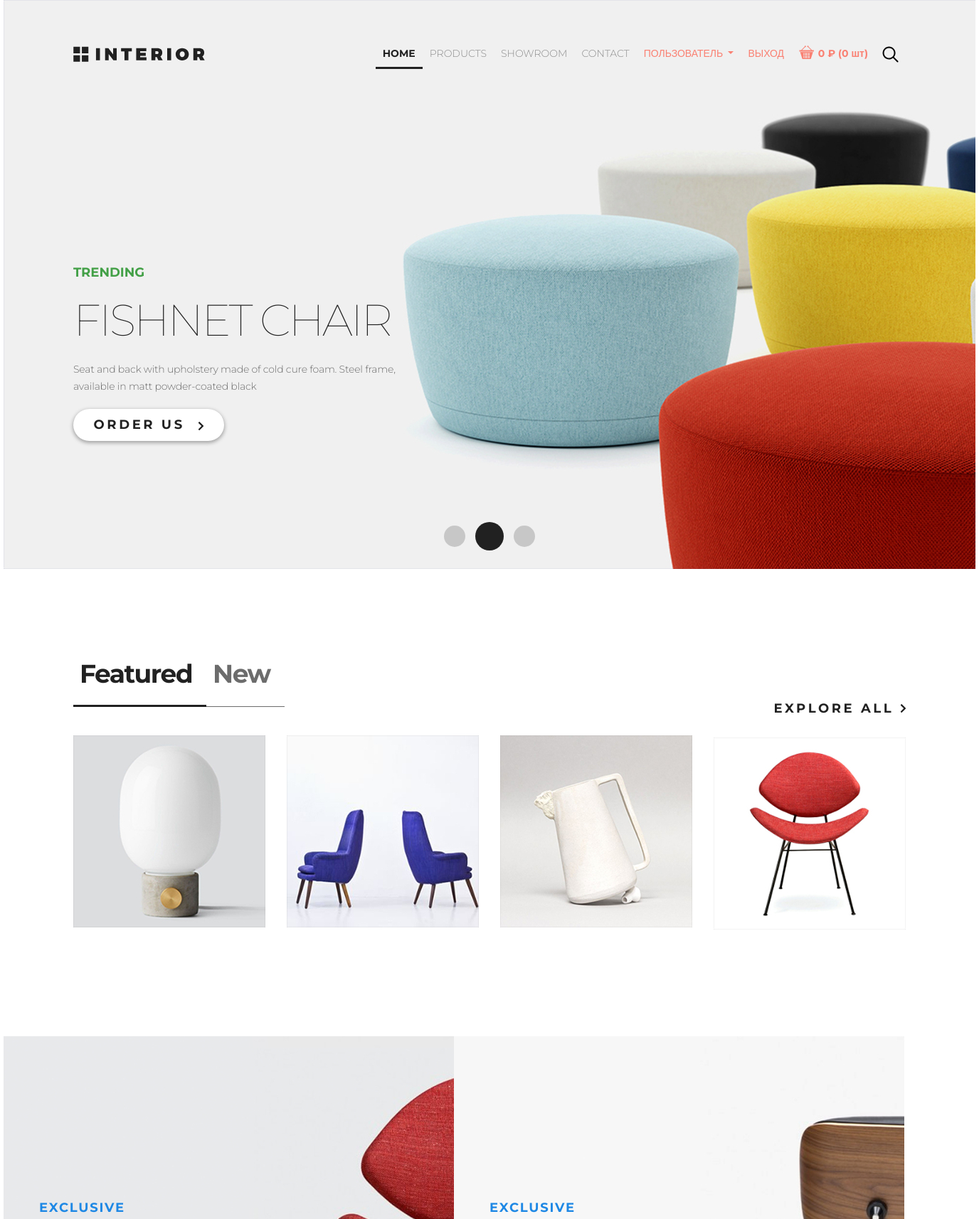
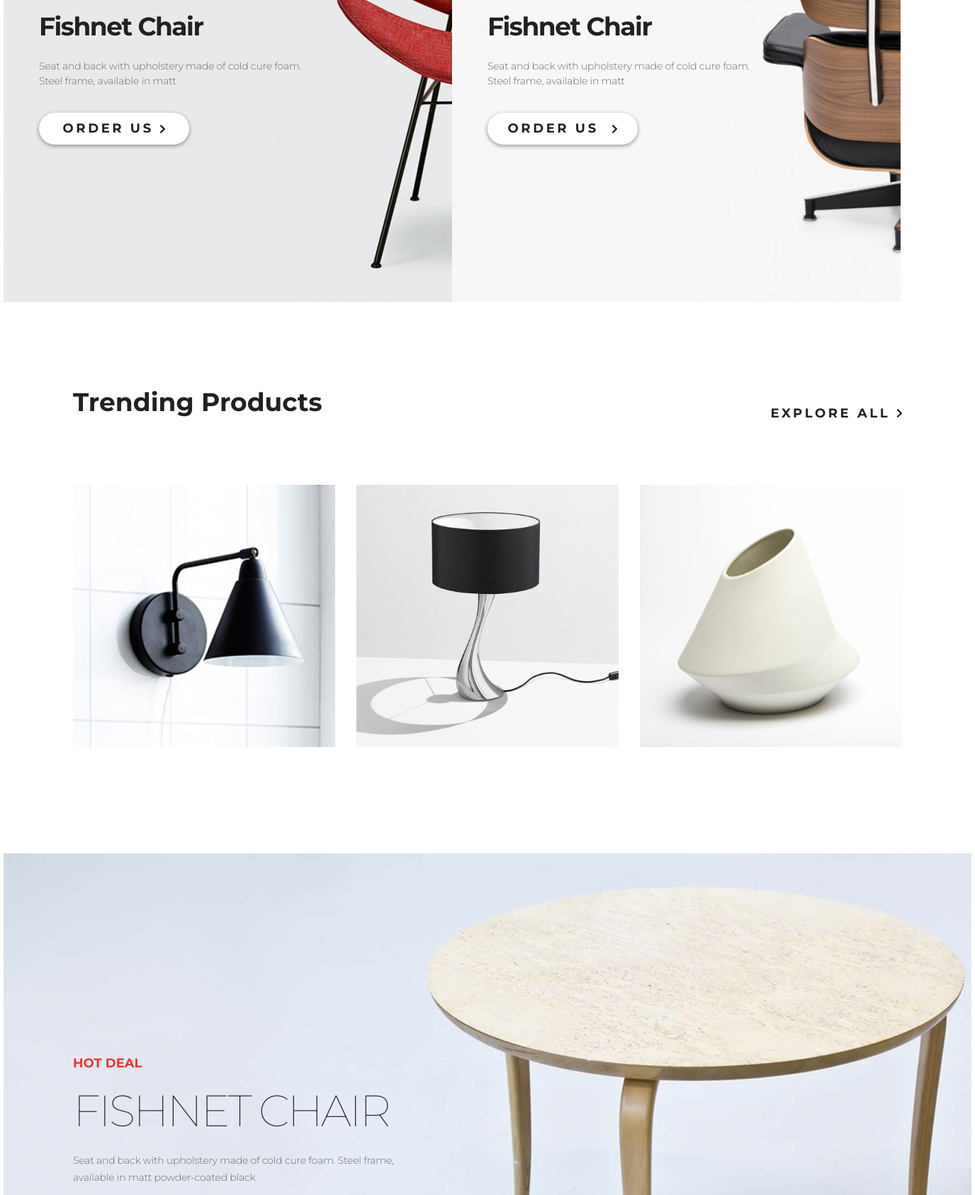
/ (signed in, upper part), run on the app's committed database (2 pictures, top to bottom).
### authapp/models.py (models this page shows, shortened)
class ShopUser(AbstractUser):
    email = models.EmailField(verbose_name='электронный адрес', unique=True)
    age = models.PositiveIntegerField(verbose_name='возраст', null=True)
    avatar = models.ImageField(upload_to=USERS_AVATARS, blank=True)
    activation_key = models.CharField(max_length=128, blank=True)
    activation_key_expires = models.DateTimeField(
        default=get_activation_key_expires
    )
    def basket_cost(self):
        return sum(item.product.price * item.quantity for item in self.user_basket.all())
    def basket_total_quantity(self):
        return sum(item.quantity for item in self.user_basket.all())
    class Meta:
        verbose_name = 'Пользователь'
        verbose_name_plural = 'Пользователи'
        ordering = ['-is_active', '-is_superuser', '-is_staff', 'username']

### mainapp/models.py (models this page shows, shortened)
class Product(models.Model):
    category = models.ForeignKey(ProductCategory,
                                 on_delete=models.CASCADE,
                                 verbose_name='категория продукта')
    name = models.CharField('имя продукта', max_length=128)
    image = models.ImageField(upload_to='products_images', blank=True)
    short_desc = models.CharField('краткое описание продукта', max_length=64, blank=True)
    description = models.TextField('описание продукта', blank=True)
    price = models.DecimalField('цена продукта', max_digits=8, decimal_places=2, default=0)
    quantity = models.PositiveIntegerField('количество на складе', default=0)
    is_active = models.BooleanField(verbose_name='активность', default=True)
    modified_date = models.DateTimeField(
        verbose_name='дата изменения', auto_now=True)
    class Meta:
        verbose_name = 'продукт'
        verbose_name_plural = 'продукты'
        ordering = ['-is_active', 'category', 'name']

### mainapp/views.py (the view)
# urls.py: path('', adminapp.UsersList.as_view(), name='index'),
def index(request):
    featured_new_products = get_products().order_by('pk')
    all_products = get_products().order_by('price')
    context = {
        'page_title': 'INTERIOR',
        'links_menu': LINKS_MENU,
        'products': all_products[:3],
        'featured_new_products': featured_new_products[:4],
    }
    return render(request, 'mainapp/index.html', context)

### mainapp/context_processors.py (called while the page is built)
def get_categories(request):
    return {
        'categories': ProductCategory.objects.filter(is_active=True),
    }

### mainapp/templatetags/my_tags.py (called while the page is built)
def media_folder_products(string):
    if not string:
        string = 'products_images/default.jpg'
    return f'{settings.MEDIA_URL}{string}'

### mainapp/views.py (called while the page is built)
def get_products():
    return Product.objects.filter(is_active=True, category__is_active=True)

### mainapp/templates/mainapp/index.html (shortened to what this page needs)
{% extends 'mainapp/base.html' %}
{% load static %}
{% load my_tags %}
{% block container %}
    <section class="slider padding-site clearfix">
        {% include 'mainapp/includes/inc__main_menu.html' %}
        <div class="slider_text">
            <p class="slider_trending">TRENDING</p>
            <h2 class="slider_h2">Fishnet Chair</h2>
            <p class="slider_content">Seat and back with upholstery made of cold cure foam. Steel
                frame, available in matt powder-coated black</p>
            <a href="{% url 'main:products' %}" class="button">Order Us
                <img class="arrow" src="{% static 'img/arrow.svg' %}" alt="arrow"></a>
        </div>
        <div class="pagination">
            <a href="{% url 'main:products' %}" class="circle"></a>
            <a href="{% url 'main:products' %}" class="circle circle__active"></a>
            <a href="{% url 'main:products' %}" class="circle"></a>
        </div>
    </section>
    <section class="products padding-site clearfix">
        <div class="products_header">
            <ul class="products-menu">
                <li class="products-menu_list">
                    <a href="{% url 'main:products' %}"
                       class="products-menu_link products-menu_link__active">Featured</a>
                </li>
                <li class="products-menu_list">
                    <a href="{% url 'main:products' %}"
                       class="products-menu_link">New</a></li>
            </ul>
            <a href="{% url 'main:catalog' pk=0 %}" class="products-explore">explore all <img
                    src="{% static 'img/arrow.svg' %}"
                    alt="image"></a>
        </div>
        {% include 'mainapp/includes/inc__featured_new_products.html' %}
    </section>
    <section class="exclusive clearfix">
        {% include 'mainapp/includes/inc__exclusive_products.html' %}
    </section>
    <section class="trending clearfix padding-site">
        <div class="trending-header clearfix">
            <h4 class="trending-h4">Trending Products</h4>
            <a href="{% url 'main:showroom' %}" class="products-explore">explore all <img
                    src="{% static 'img/arrow.svg' %}"
                    alt="image"></a>
        </div>
        <div class="trending-products trending-products_mt">
            {% include 'mainapp/includes/inc__trending_products.html' %}
        </div>
    </section>
    <section class="slider slider_bg padding-site">
        <div class="slider_text slider_text_pos">
            <p class="slider_trending slider_trending__red">Hot deal</p>
            <h2 class="slider_h2">Fishnet Chair</h2>
            <p class="slider_content">Seat and back with upholstery made of cold cure foam. Steel
                frame, available in matt powder-coated black</p>
        </div>
    </section>
{% endblock %}

### mainapp/templates/mainapp/includes/inc__main_menu.html (shortened to what this page needs)
{% load static %}
<header class="header">
    <a href="{% url 'main:index' %}"><img class="logo" src="{% static 'img/logo.svg' %}" alt="logo"></a>
    <ul class="menu clearfix">
        {% for link in links_menu.links_menu %}
            <li class="menu_list">
                <a href="{% url link.href %}"
                   class="
                   menu_link
                   {% if 'main:'|add:request.resolver_match.url_name == link.href or request.resolver_match.url_name == 'catalog' and link.name == 'products' or request.resolver_match.url_name == 'showroom_catalog' and link.name == 'showroom' or request.resolver_match.url_name == 'product_page' and link.name == 'products' %}
                   menu_link__active
                   {% endif %}
">
                    {{ link.name|upper }}
                </a>
            </li>
        {% endfor %}
        {% if user.is_authenticated %}
            <li class="menu_list">
                <div class="dropdown">
                    <a class="dropdown-toggle menu_link forms-menu" href="#" data-toggle="dropdown">
                        {{ user.first_name|default:'Пользователь' }}
                    </a>
                </div>
            </li>
            <li class="menu_list">
                <a href="{% url 'auth:logout' %}" class="menu_link forms-menu">
                    выход
                </a>
            </li>
        {% endif %}
        {% if user.is_authenticated %}
            <li class="menu_list">
                <a href="{% url 'basket:index' %}" class="menu_link forms-menu basket">
                    <span class="icon-basket"></span>
                    <span class="basket-items">{{ user.basket_cost|floatformat:0 }} &#8381; ({{ user.basket_total_quantity }} шт)</span>
                </a>
            </li>
        {% endif %}
        <li class="menu_list">
            <a href="{% url 'main:products' %}" class="menu_link"><img src="{% static 'img/search.svg' %}"
                                                                       alt="img"></a>
        </li>
    </ul>
</header>

### mainapp/templates/mainapp/includes/inc__featured_new_products.html (shortened to what this page needs)
{% load static %}
{% load my_tags %}
<ul class="products_container">
    {% for product in featured_new_products %}
        <li class="products_list"><a href="{% url 'main:product_page' product.pk %}" class="products_link">
            <img src="{{ product.image|media_folder_products }}" alt="{{ product.name }}" class="products-img">
        </a></li>
    {% endfor %}
</ul>

### mainapp/templates/mainapp/includes/inc__trending_products.html
{% load my_tags %}
{% for product in products %}
    <a class="trending-product" href="{% url 'main:product_page' product.pk %}">
        <img src="{{ product.image|media_folder_products }}" alt="{{ product.name }}"></a>
{% endfor %}

### static/css/style.css (style rules this page uses)
* { margin: 0; padding: 0; }
html { height: 100%; }
body { height: 100%; font-family: "Montserrat", sans-serif; }
.clearfix:after { content: ""; display: table; clear: both; }
.padding-site { padding-left: 98px; padding-right: 98px; }
.slider, .products, .exclusive, .trending { margin-bottom: 120px; }
.slider { height: 800px; background-image: url(../img/slider-img.jpg); position: relative; }
.logo { transition: 0.2s; }
.header { padding-top: 63px; }
.menu { float: right; }
.menu img { transition: 0.3s; }
.menu_list { list-style-type: none; float: left; }
.menu_link { color: #8c8c8c; font-size: 14px; font-weight: 300; text-transform: uppercase; text-decoration: none !important; padding: 10px 10px; transition: 0.1s; }
.menu_link__active { color: #212121; font-weight: 700; border-bottom: solid 3px #212121; }
.slider_trending { color: #43a047; font-size: 18px; font-weight: 700; text-transform: uppercase; margin-top: 283px; }
.slider_h2 { color: #212121; font-size: 62px; font-weight: 100; text-transform: uppercase; letter-spacing: -3px; }
.slider_content { color: #6c6c6c; font-size: 14px; font-weight: 300; width: 458px; margin-top: 20px; margin-bottom: 20px; line-height: 24px; letter-spacing: -0.2px; }
.button { color: #212121; font-size: 18px; font-weight: 700; text-transform: uppercase; box-shadow: 0 2px 5px 1px rgba(33, 33, 33, 0.35); border-radius: 23px; background-color: #ffffff; width: 212px; height: 45px; line-height: 45px; text-align: center; display: inline-block; text-decoration: none !important; letter-spacing: 3.6px; transition: 0.2s; }
.arrow { padding-left: 10px; }
.pagination { display: inline-block; position: absolute; width: 1170px; bottom: 19px; text-align: center; }
.circle { width: 30px; height: 30px; display: inline-block; background-color: #c7c7c7; border-radius: 50%; margin: 5px; transition: 0.2s; }
.circle__active { width: 40px; height: 40px; background-color: #212121; margin-bottom: 0; }
.products-menu { overflow: hidden; }
.products-menu_list { list-style-type: none; }
.products-menu_link { text-decoration: none !important; color: #6c6c6c; font-size: 36px; font-weight: 700; float: left; padding: 0 20px 19px 9px; letter-spacing: -1.5px; border-bottom: solid 1px #6c6c6c; }
.products-menu_link__active { color: #212121 !important; border-bottom: solid 3px #212121 !important; padding-bottom: 17px; }
.products-explore { float: right; color: #212121; font-size: 18px; font-weight: 700; text-transform: uppercase; letter-spacing: 3.6px; text-decoration: none !important; position: relative; bottom: 27px; }
.products-explore img { vertical-align: initial; }
.products_container { margin-top: 40px; }
.products_list { float: left; list-style-type: none; margin: 0 30px 30px 0; position: relative; }
.products_list:nth-child(4n) { margin-right: 0; }
.products-img { width: 270px; height: 270px; }
.trending-h4 { color: #212121; font-size: 36px; font-weight: 700; }
.trending-product { float: left; margin-right: 30px; margin-bottom: 30px; width: 370px; height: 370px; transition: 0.2s; }
.trending-product:nth-child(3n) { margin-right: -30px; }
.trending-product img { width: 370px; height: 370px; }
.slider_bg { background: url(../img/slider.jpg); }
.slider_text_pos { padding-bottom: 5px; overflow: auto; }
.slider_trending__red { color: #e53935; }
.trending { position: relative; }
.trending .trending-products_mt { padding-top: 60px; clear: both; }
.forms-menu { color: salmon; }
.basket .icon-basket { display: inline-block; transform: scale(1.5); margin: 0 5px; }
.basket-items { text-transform: lowercase; font-weight: bold; }

### data on the page
ShopUser: first_name "ПОЛЬЗОВАТЕЛЬ", basket_cost "0", basket_total_quantity "0"
Product: image|media_folder_products (picture)
Product: image|media_folder_products (picture)
Product: image|media_folder_products (picture)
Product: image|media_folder_products (picture)
Product: image|media_folder_products (picture)
Product: image|media_folder_products (picture)
Product: image|media_folder_products (picture)

### other printed values
{{ link.name|upper }} "HOME" "PRODUCTS" "SHOWROOM" "CONTACT"
